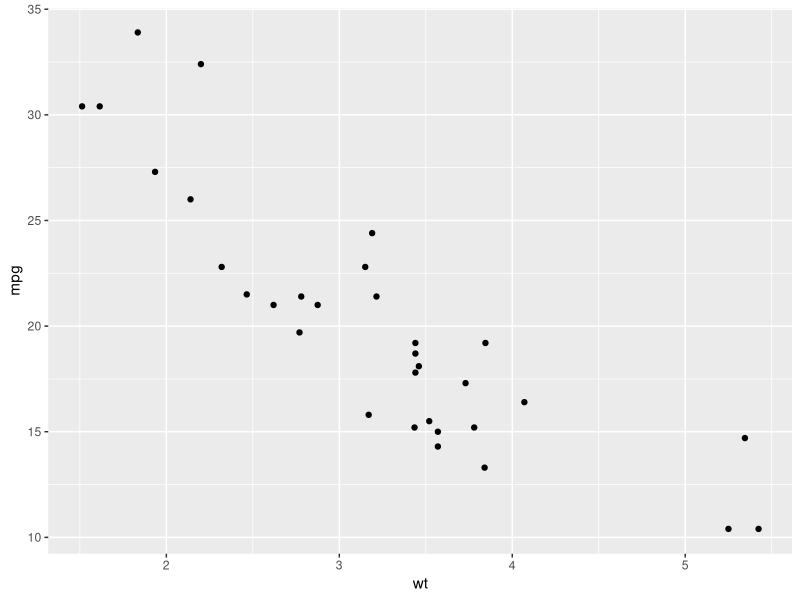
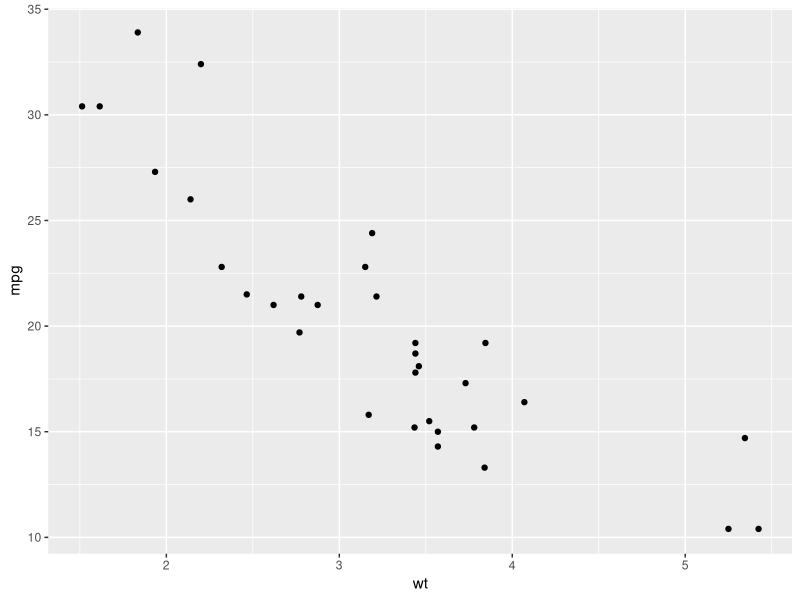

The R source for these figures, in order:
## ---- chunk 1
getwd()
## ---- chunk 2
library(tidyverse)

ggplot(mtcars, aes(wt, mpg)) + 
  geom_point()
ggsave("mtcars.pdf")

write_csv(mtcars, "mtcars.csv")
